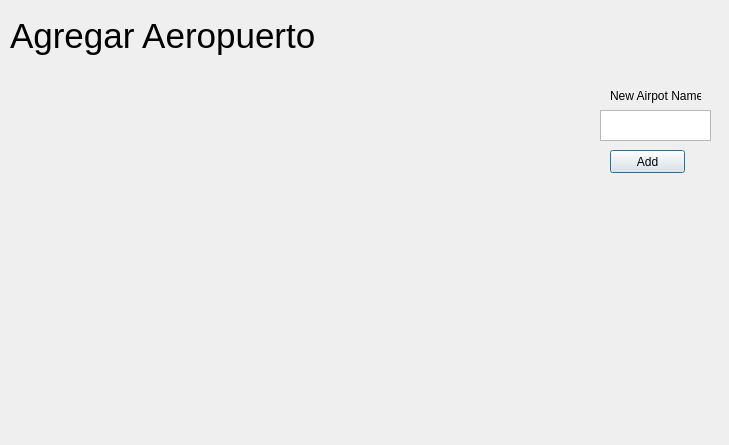
<?xml version="1.0" encoding="UTF-8"?>
<ui version="4.0">
 <class>Dialog</class>
 <widget class="QDialog" name="Dialog">
  <property name="geometry">
   <rect>
    <x>0</x>
    <y>0</y>
    <width>729</width>
    <height>445</height>
   </rect>
  </property>
  <property name="windowTitle">
   <string>Dialog</string>
  </property>
  <widget class="QLabel" name="Map">
   <property name="geometry">
    <rect>
     <x>10</x>
     <y>90</y>
     <width>581</width>
     <height>301</height>
    </rect>
   </property>
   <property name="text">
    <string/>
   </property>
   <property name="pixmap">
    <pixmap>../../../../../../Users/tecno/Pictures/map.PNG</pixmap>
   </property>
  </widget>
  <widget class="QLabel" name="label">
   <property name="geometry">
    <rect>
     <x>610</x>
     <y>80</y>
     <width>91</width>
     <height>31</height>
    </rect>
   </property>
   <property name="text">
    <string>New Airpot Name</string>
   </property>
  </widget>
  <widget class="QPushButton" name="pushButton">
   <property name="geometry">
    <rect>
     <x>610</x>
     <y>150</y>
     <width>75</width>
     <height>23</height>
    </rect>
   </property>
   <property name="text">
    <string>Add</string>
   </property>
  </widget>
  <widget class="QLabel" name="label_2">
   <property name="geometry">
    <rect>
     <x>10</x>
     <y>10</y>
     <width>361</width>
     <height>51</height>
    </rect>
   </property>
   <property name="font">
    <font>
     <pointsize>26</pointsize>
    </font>
   </property>
   <property name="text">
    <string>Agregar Aeropuerto</string>
   </property>
   <property name="textFormat">
    <enum>Qt::PlainText</enum>
   </property>
  </widget>
  <widget class="QTextEdit" name="textEdit">
   <property name="geometry">
    <rect>
     <x>600</x>
     <y>110</y>
     <width>111</width>
     <height>31</height>
    </rect>
   </property>
  </widget>
 </widget>
 <layoutdefault spacing="6" margin="11"/>
 <resources/>
 <connections/>
</ui>
